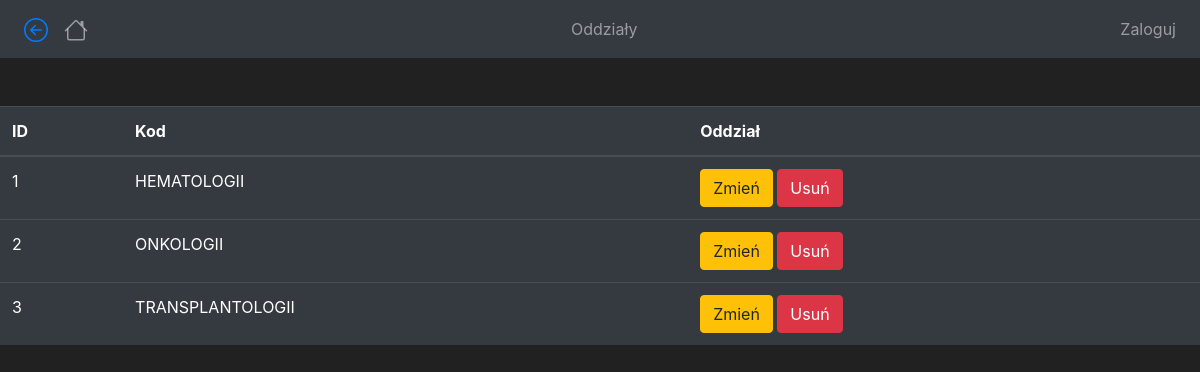
/slowniki_oddzialy, run on the app's committed database.
### iszlc/models.py (models this page shows, shortened)
class Oddzialy(db.Model):
    id_odd = db.Column(db.Integer(), primary_key=True)
    nazwa_odd = db.Column(db.String(length=30), nullable=True, unique=False)

### iszlc/routes.py (the view)
@app.route('/slowniki_oddzialy')
def slowniki_oddzialy_page():
    oddzial = Oddzialy.query.all()
    return render_template('slowniki/oddzialy.html', Oddzialy=oddzial)

### iszlc/routes.py (called while the page is built)
@app.context_processor
def base():
	form = SearchForm()
	return dict(form=form)

### iszlc/templates/slowniki/oddzialy.html (shortened to what this page needs)
{% extends 'base.html' %}
{% block title %}
    Oddziały
{% endblock %}
{% block content %}
<br>
<br>
      <table class="table table-hover table-dark">
          <thead>
              <tr>
                  <th scope="col">ID</th>
                  <th scope="col">Kod</th>
                  <th scope="col">Oddział</th>
              </tr>
          </thead>
          {% for oddzial in Oddzialy %}
              <tr>
                  <td>{{ oddzial.id_odd }}</td>
                  <td>{{ oddzial.nazwa_odd }}</td>
                  <td>
                      <button class="btn btn-outline btn-warning">Zmień</button>
                      <a class="btn btn-outline btn-danger"
                      href="#">Usuń</a>
                  </td>
              </tr>
          {% endfor %}
      </table>
{% endblock %}

### iszlc/templates/base.html (style rules this page uses)
body { background-color: #212121; color: white }

### data on the page
Oddzialy: id_odd "1", nazwa_odd "HEMATOLOGII"
Oddzialy: id_odd "2", nazwa_odd "ONKOLOGII"
Oddzialy: id_odd "3", nazwa_odd "TRANSPLANTOLOGII"
